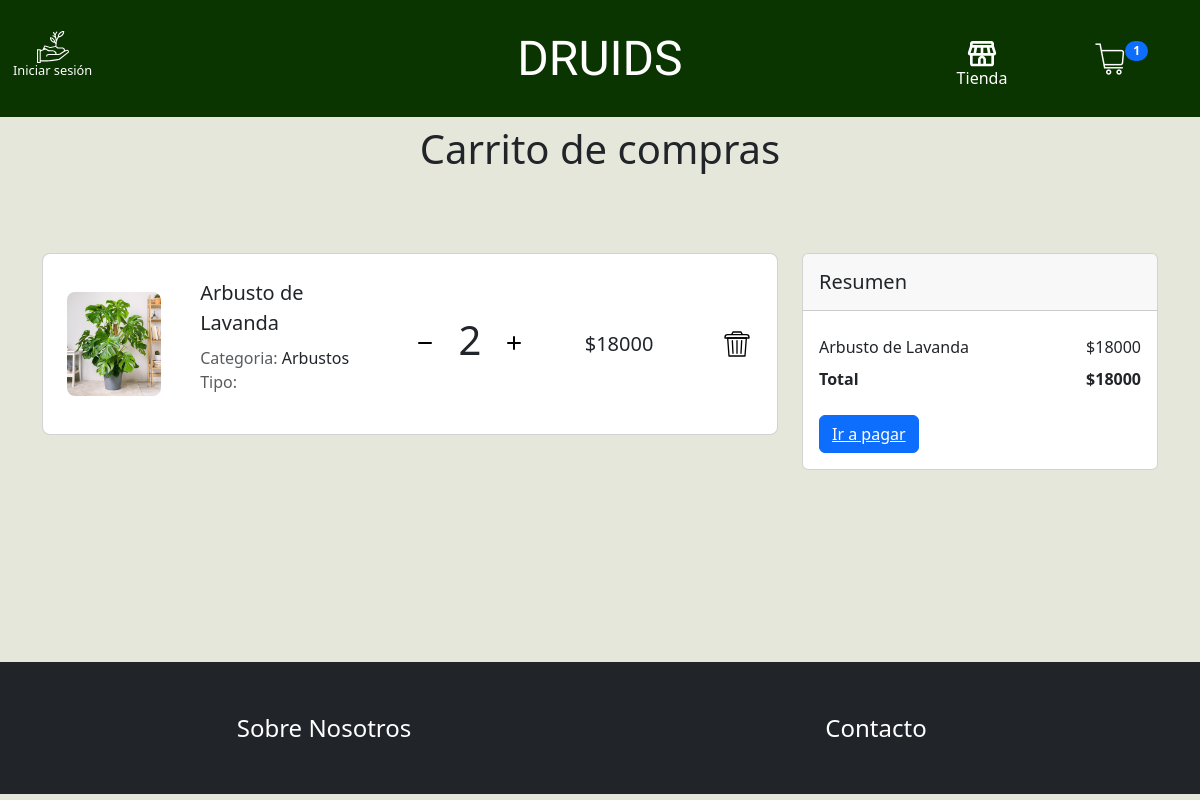
Page /carrito/ on the committed database.
### Druids/models.py (models this page shows, shortened)
class CarritoItem(models.Model):
    producto = models.ForeignKey(Producto, on_delete=models.CASCADE)
    cantidad = models.PositiveIntegerField()
    pedido = models.ForeignKey(Pedido, on_delete=models.CASCADE, null=True, blank=True)
    @property
    def total_price(self):
        return self.cantidad * self.producto.precio

class Producto(models.Model):
    nombre = models.CharField(max_length=100, verbose_name="Nombre del producto")
    precio = models.PositiveIntegerField(validators=[MinValueValidator(0)], verbose_name="Precio")
    categoria = models.CharField(max_length=50, choices=Categorias, verbose_name="Categoría")
    stock = models.PositiveIntegerField(validators=[MinValueValidator(0)], verbose_name="Stock")
    descripcion = models.TextField(verbose_name="Descripción del producto")
    cuidados = models.TextField(verbose_name="Descripción de cuidados",blank=True, null=True)
    imagen_principal = models.ImageField(upload_to='productos/', verbose_name="Imagen Principal")
    imagen_2 = models.ImageField(upload_to='productos/', blank=True, null=True, verbose_name="Imagen del producto 2")
    imagen_3 = models.ImageField(upload_to='productos/', blank=True, null=True, verbose_name="Imagen del producto 3")
    imagen_4 = models.ImageField(upload_to='productos/', blank=True, null=True, verbose_name="Imagen del producto 4")

### Druids/views.py (the view)
# urls.py: path('carrito/', carrito, name='carrito'),
def carrito(request):
    carrito_items = CarritoItem.objects.all()
    total = sum(item.total_price for item in carrito_items)
    return render(request, 'Druids/carrito.html', {'carrito_items': carrito_items, 'total': total})

### Druids/context_processors.py (called while the page is built)
def carrito_items_contador(request):
    contador = CarritoItem.objects.count()
    return {'carrito_items_contador': contador}

### Druids/templates/Druids/carrito.html (shortened to what this page needs)
{% extends 'Druids/base.html' %}
{% load static %}
{% block contenido %}
<link rel="stylesheet" href="{% static 'Druids/css/carrito.css' %}" />
<main>
  <section>
    <div class="row">
      <div class="col-12 mt-2">
        <h1 class="text-center">Carrito de compras</h1>
      </div>
    </div>
  </section>
  <section class="h-100">
    <div class="container py-5">
      <div class="row d-flex justify-content-center my-4">
        <div class="col-md-8">
          {% if not carrito_items %}
          <div class="card rounded-3 mb-4 skeleton">
            <div class="card-body p-4">
                <div class="row d-flex justify-content-between align-items-center">
                    <div class="col-md-2 col-lg-2 col-xl-2">
                        <div class="skeleton-img"><img src="{% static 'Druids/img/gris_claro.jpg' %}" class="img-fluid rounded-3" alt="skeleton"/></div>
                    </div>
                    <div class="col-md-3 col-lg-3 col-xl-3">
                        <div class="skeleton-text skeleton-text-lg"><h4>-------</h4></div>
                        <div class="skeleton-text skeleton-text-sm"><h4>----------</h4></div>
                    </div>
                    <div class="d-flex col-md-3 col-lg-2 col-xl-2">
                        <div class="skeleton-btn"></div>
                        <div class="skeleton-text skeleton-text-lg"></div>
                        <div class="skeleton-btn"></div>
                    </div>
                    <div class="col-md-3 col-lg-2 col-xl-2 offset-lg-1">
                        <div class="skeleton-text skeleton-text-lg"><h4>-------</h4></div>
                    </div>
                    <div class="col-md-1 col-lg-1 col-xl-1 text-end">
                        <div class="skeleton-img"></div>
                    </div>
                </div>
            </div>
          </div>
          {%else%}
          {% for item in carrito_items %}
          <div class="card rounded-3 mb-4">
            <div class="card-body p-4">
              <div class="row d-flex justify-content-between align-items-center">
                <div class="col-md-2 col-lg-2 col-xl-2">
                  <img src="{{ item.producto.imagen_principal.url }}" class="img-fluid rounded-3"
                    alt="{{ item.producto.nombre }}" />
                </div>
                <div class="col-md-3 col-lg-3 col-xl-3">
                  <p class="lead fw-normal mb-2">{{ item.producto.nombre }}</p>
                  <p>
                    <span class="text-muted">Categoria: </span>{{ item.producto.categoria }}
                    <span class="text-muted">Tipo: </span>{{ item.producto.tipo }}
                  </p>
                </div>
                <div class="d-flex col-md-3 col-lg-2 col-xl-2">
                  <a class="btn" href="{% url 'disminuir_cantidad' item.id %}">
                    <img id="minus" src="{% static 'Druids/img/minus-svgrepo-com.svg' %}" alt="Disminuir cantidad" />
                  </a>
                  <h1 type="number" id="cantidad-{{ item.id }}" name="cantidad-{{ item.id }}">{{item.cantidad}}</h1>
                  <a class="btn" href="{% url 'aumentar_cantidad' item.id %}">
                    <img id="plus" src="{% static 'Druids/img/plus-svgrepo-com.svg' %}" alt="Aumentar cantidad" />
                  </a>
                </div>
                <div class="col-md-3 col-lg-2 col-xl-2 offset-lg-1">
                  <h5 class="mb-0">${{ item.total_price }}</h5>
                </div>
                <div class="col-md-1 col-lg-1 col-xl-1 text-end">
                  <a class="basurero" href="{% url 'eliminar_del_carrito' item.id %}">
                    <img src="{% static 'Druids/img/basurero.svg' %}" alt="Eliminar producto" />
                  </a>
                </div>
              </div>
            </div>
          </div>
          {% endfor %}
          {% endif %}
        </div>
        <div class="col-md-4">
          <div class="card mb-4">
            <div class="card-header py-3">
              <h5 class="mb-0">Resumen</h5>
            </div>
            <div class="card-body">
              <ul class="list-group list-group-flush">
                {% for item in carrito_items %}
                <li class="list-group-item d-flex justify-content-between align-items-center border-0 px-0 pb-0">
                  {{ item.producto.nombre }}
                  <span>${{ item.total_price }}</span>
                </li>
                {% endfor %}
                <li class="list-group-item d-flex justify-content-between align-items-center border-0 px-0 mb-3">
                  <div>
                    <strong>Total</strong>
                  </div>
                  <span><strong>${{ total }}</strong></span>
                </li>
              </ul>
              {% if carrito_items %}
              <button id="boton-pagar" type="button" class="btn btn-primary btn-block"><a href="{% url 'pago' %}"
                  class="text-white">Ir a pagar</a></button>
              {% else %}
              <button id="boton-pagar" type="button" class="btn btn-primary btn-block" disabled>Ir a pagar</button>
              {% endif %}
            </div>
          </div>
        </div>
      </div>
    </div>
  </section>
</main>
{% endblock %}

### Druids/static/Druids/css/base.css (style rules this page uses)
body { background-color: #e5e7da; }

### Druids/static/Druids/css/carrito.css (style rules this page uses)
.basurero img { width: 2rem; }
#plus { width: 1.5rem; height: 1.5rem; margin: 0.5rem; }
#minus { width: 1.5rem; height: 1.5rem; margin: 0.5rem; }

### rows in the picture
CarritoItem: producto.imagen_principal (picture), producto.nombre "Arbusto de Lavanda", producto.categoria "Arbustos", cantidad "2", total_price "18000"

### other values in the picture
{{ carrito_items_contador }} "1"
{{ total }} "18000"
